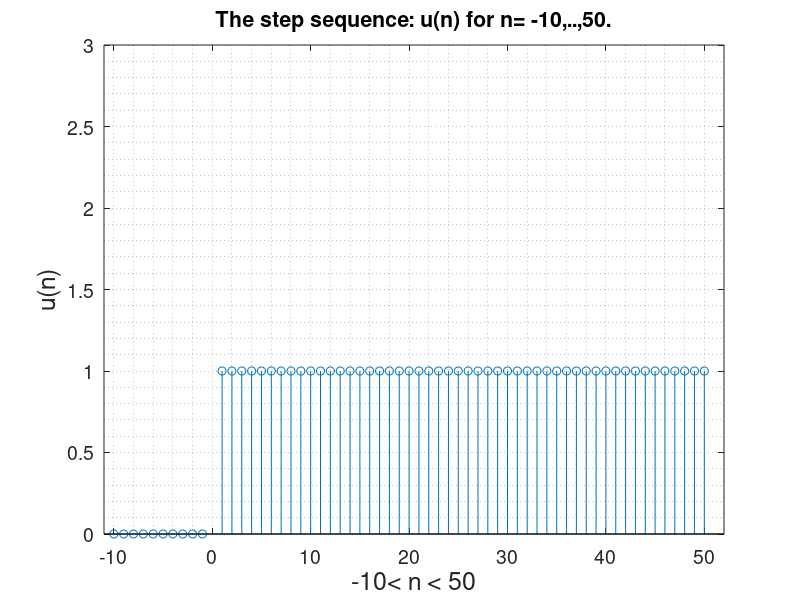

The MATLAB script that drew this image:
%Assignment 1 
% Done by Mahmoud Yassin Mahmoud
% ID: 202113650
% Submitted To Dr. Wail A. Mousa
% Bism Allah and I will begin with 
%(Q1)The step sequence: u(n) for n= -10,..,50.
%%%%%%%%%%%%%%%%%%%%%%%%%%%%%%%%%%%%%%%%%%%%%%%%%%%%%%%%
clc;
clear;
%..................................................
%calculation of discrete time

  n1 = -10:-1;
  n2 = 1:50;
  n = [n1 n2];
%..................................................
%calculation of step sequence

u1 = zeros(size(n1));
u2 = ones(size(n2));
u = [u1 u2];
%..................................................
%calculation of length

  the_length_u = length(u);
  the_length_n = length(n);
fprintf('The length of u(n) is : %d\n',the_length_u);
fprintf('The length of n is : %d\n',the_length_n);
%....................................................
%ploting

stem(n,u);
grid minor
xlim([-11 52])
ylim([0 3])
set(gca,'fontsize',14)
title('The step sequence: u(n) for n= -10,..,50.')
xlabel('-10< n < 50','fontsize',18) 
ylabel('u(n)','fontsize',18) 
%%%%%%%%%%%%%%%%%%%%%%%%%%%%%%%%%%%%%%%%%%%%%%%%%%%%%%%%%%


